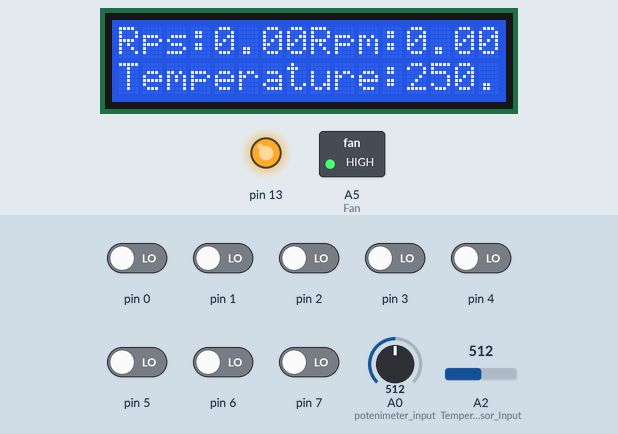
Bench run of a sketch on a simulated Arduino Uno, built with avr-gcc and run on an emulated ATmega328P. On the bench: 16×2 character LCD, switched loads named in the sketch (green lamp = pin HIGH), output pins drawn as LEDs (lit = HIGH). The test bench sets the inputs (shaded band); at power-on: pin 0–7 LOW, A0 (potenimeter_input) = 512, A2 (Temperature_sensor_Input) = 512.

Above: at 1.2 s.
1.3 s: A0 (potenimeter_input) set to 329
2.8 s: A0 (potenimeter_input) set to 311
At 4.0 s:
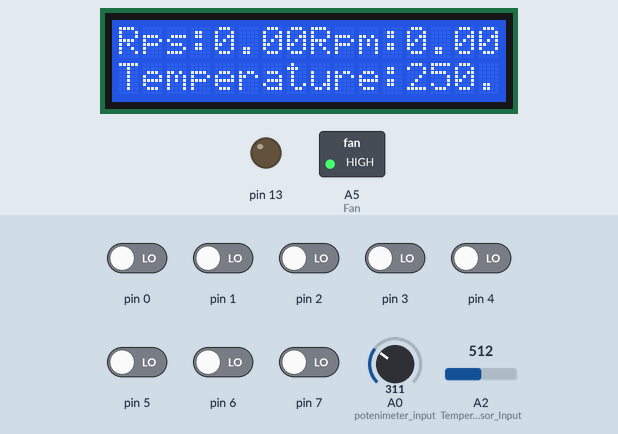
4.3 s: A2 (Temperature_sensor_Input) set to 716
At 5.4 s:
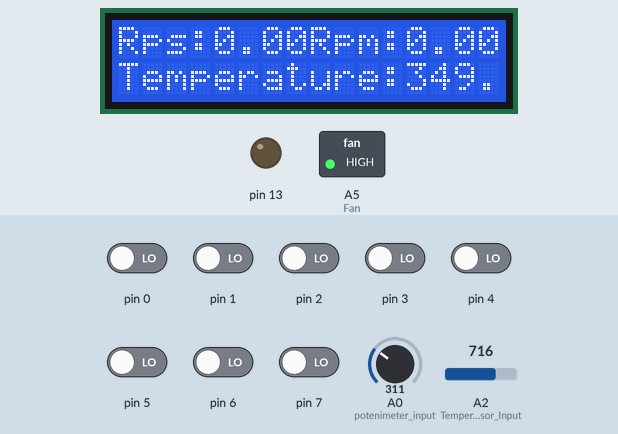
5.8 s: pin 0 driven HIGH
At 6.6 s:
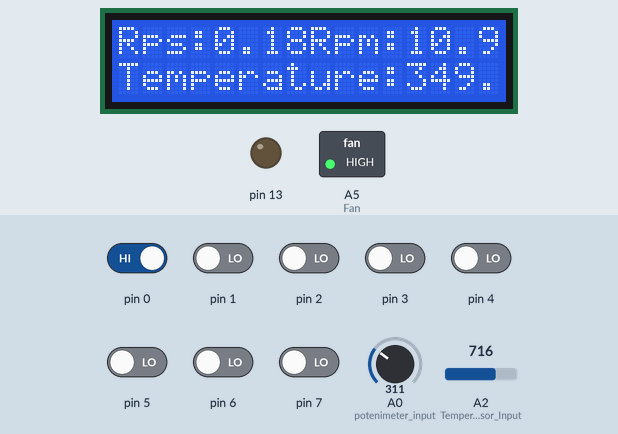
7.3 s: pin 1 driven HIGH
At 7.7 s:
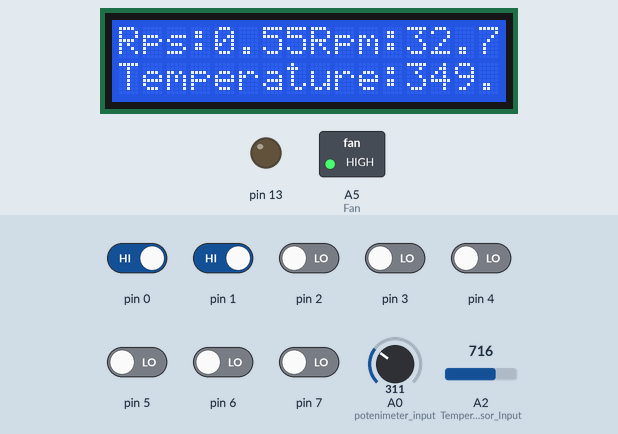
8.8 s: pin 2 driven HIGH
At 9.9 s:
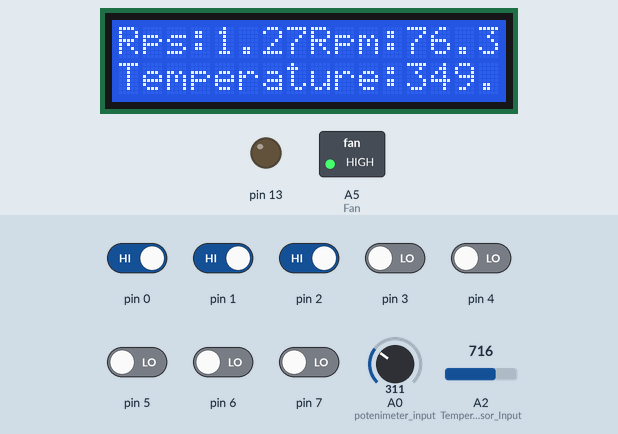
Timing chart, 0 to 11.3 s (numbered marks = the images above; inputs shaded):
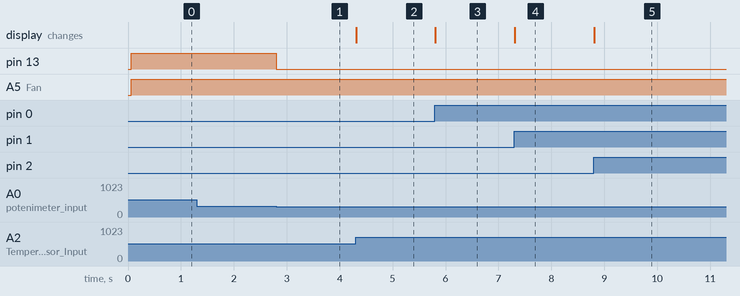

The sketch:

optical_encoder.ino
```cpp
#include <LiquidCrystal.h>
int pot_input;
int motor_signal;
float temp;
const int fsr = 5; //voltage Full scale resulation
int ad_result;    // Analog to Digital conversion Result
float v_out;
float port_read; //Read value from the port
float rps;       // Round per Second
float rpm;     // Round per Minute
float adc_resulation; // Analog to Digital conversion Resluation
const int rs = A4 , en = 12 , d4 = 11, d5 = 10, d6 = 9, d7 = 8;
LiquidCrystal lcd(rs, en, d4, d5, d6, d7);
void setup() {
  DDRD = B00000000; //Port initialization
  PORTD = B00000000;
  pinMode(A0, INPUT); //potenimeter input
  pinMode(11, OUTPUT); // Encoder Input
  pinMode(A5,OUTPUT); // Fan
  digitalWrite(A1, HIGH); //Temperature sensor pin
  digitalWrite(A3, LOW);  //Temperature sensor pin
  pinMode(A2, INPUT);    // Temperature sensor Input
  lcd.begin(16, 2);

}

void loop() {

  Encoder_Drive();
  Encoder_Cooling();
  Encoder_Rpm();
  Display();
}

void Encoder_Drive() {
  pot_input = analogRead(A0);
  motor_signal = map(pot_input, 0, 1023, 70, 255);
  analogWrite(13, motor_signal);
}

void Encoder_Cooling() {
  ad_result = analogRead(A2);
  adc_resulation = fsr / (1023.0);
  v_out = adc_resulation * ad_result;
  temp = v_out * 100.0;
  if(temp>=25){
    digitalWrite(A5,HIGH); // Turning of Fan
  }
}
void Encoder_Rpm() {
  port_read = PIND;
  rps = (port_read * 4.0) / 22.0;
  rpm = rps * 60.0;
}
void Display() {
  lcd.setCursor(0, 0);
  lcd.print("Rps:");
  lcd.print(rps);
  lcd.print("Rpm:");
  lcd.print(rpm);
  lcd.setCursor(0, 1);
  lcd.print("Temperature:");
  lcd.print(temp);
}
```

Measured:
- the behaviour switches between 321 and 320 on A0 (potenimeter_input) (found by bisection; images 0 and 1)
- after the input at 1.3 s, every drawn part: stays the same
- after the input at 2.8 s, pin 13: HIGH → LOW at once
- after the input at 4.3 s, the display: changes at once (image 2)
- after the input at 5.8 s, the display: changes at once (image 3)
- after the input at 7.3 s, the display: changes at once (image 4)
- after the input at 8.8 s, the display: changes at once (image 5)
